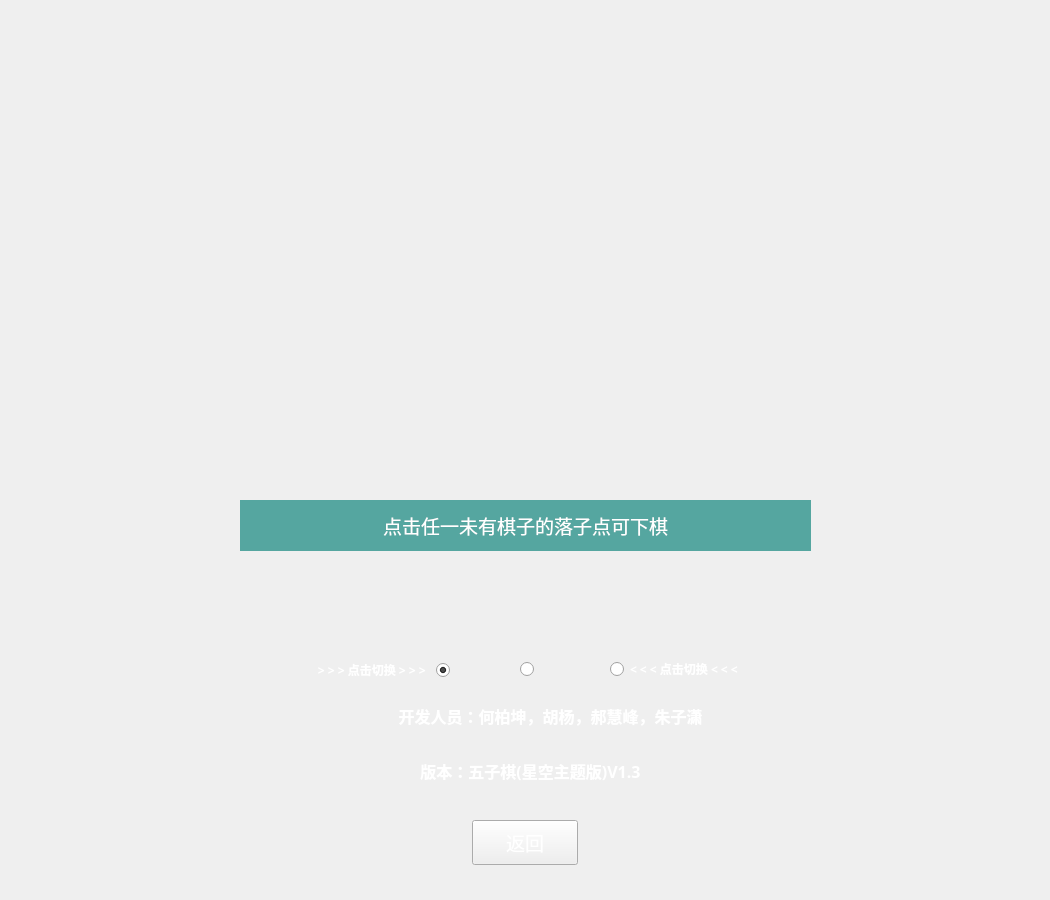
<?xml version="1.0" encoding="UTF-8"?>
<ui version="4.0">
 <class>Formhelp</class>
 <widget class="QWidget" name="Formhelp">
  <property name="geometry">
   <rect>
    <x>0</x>
    <y>0</y>
    <width>1050</width>
    <height>900</height>
   </rect>
  </property>
  <property name="windowTitle">
   <string>帮助说明</string>
  </property>
  <property name="windowIcon">
   <iconset resource="Gobang.qrc">
    <normaloff>:/Gobang/Image/Icon/图标.jpg</normaloff>:/Gobang/Image/Icon/图标.jpg</iconset>
  </property>
  <widget class="QLabel" name="background_label">
   <property name="geometry">
    <rect>
     <x>0</x>
     <y>0</y>
     <width>1050</width>
     <height>900</height>
    </rect>
   </property>
   <property name="styleSheet">
    <string notr="true">background-image: url(:/Gobang/Image/Background/Gme1.jpg);</string>
   </property>
   <property name="text">
    <string/>
   </property>
  </widget>
  <widget class="QPushButton" name="return_Button">
   <property name="geometry">
    <rect>
     <x>472</x>
     <y>820</y>
     <width>106</width>
     <height>45</height>
    </rect>
   </property>
   <property name="font">
    <font>
     <family>华文行楷</family>
     <pointsize>14</pointsize>
    </font>
   </property>
   <property name="cursor">
    <cursorShape>PointingHandCursor</cursorShape>
   </property>
   <property name="styleSheet">
    <string notr="true">background-image: url(:/Gobang/Image/Button/100.40.jpg);
color: rgb(255, 255, 255);</string>
   </property>
   <property name="text">
    <string>返回</string>
   </property>
  </widget>
  <widget class="QLabel" name="developer_label">
   <property name="geometry">
    <rect>
     <x>320</x>
     <y>690</y>
     <width>461</width>
     <height>51</height>
    </rect>
   </property>
   <property name="font">
    <font>
     <family>微软雅黑</family>
     <pointsize>12</pointsize>
     <weight>75</weight>
     <bold>true</bold>
    </font>
   </property>
   <property name="styleSheet">
    <string notr="true">color: rgb(255, 255, 255);</string>
   </property>
   <property name="text">
    <string>开发人员：何柏坤，胡杨，郝慧峰，朱子潇</string>
   </property>
   <property name="alignment">
    <set>Qt::AlignCenter</set>
   </property>
  </widget>
  <widget class="QLabel" name="version_label">
   <property name="geometry">
    <rect>
     <x>350</x>
     <y>750</y>
     <width>361</width>
     <height>41</height>
    </rect>
   </property>
   <property name="font">
    <font>
     <family>微软雅黑</family>
     <pointsize>12</pointsize>
     <weight>75</weight>
     <bold>true</bold>
    </font>
   </property>
   <property name="styleSheet">
    <string notr="true">color: rgb(255, 255, 255);</string>
   </property>
   <property name="text">
    <string>版本：五子棋(星空主题版)V1.3</string>
   </property>
   <property name="alignment">
    <set>Qt::AlignCenter</set>
   </property>
  </widget>
  <widget class="QLabel" name="help_label">
   <property name="geometry">
    <rect>
     <x>210</x>
     <y>10</y>
     <width>630</width>
     <height>630</height>
    </rect>
   </property>
   <property name="styleSheet">
    <string notr="true">color: rgb(255, 255, 255);
background-image: url(:/Gobang/Image/help/1.JPG);</string>
   </property>
   <property name="text">
    <string/>
   </property>
   <property name="alignment">
    <set>Qt::AlignCenter</set>
   </property>
  </widget>
  <widget class="QRadioButton" name="step_1_radioButton">
   <property name="geometry">
    <rect>
     <x>429</x>
     <y>660</y>
     <width>21</width>
     <height>20</height>
    </rect>
   </property>
   <property name="font">
    <font>
     <family>微软雅黑</family>
     <weight>75</weight>
     <bold>true</bold>
    </font>
   </property>
   <property name="cursor">
    <cursorShape>PointingHandCursor</cursorShape>
   </property>
   <property name="layoutDirection">
    <enum>Qt::RightToLeft</enum>
   </property>
   <property name="styleSheet">
    <string notr="true"/>
   </property>
   <property name="text">
    <string/>
   </property>
   <property name="iconSize">
    <size>
     <width>30</width>
     <height>30</height>
    </size>
   </property>
   <property name="checked">
    <bool>true</bool>
   </property>
   <property name="autoRepeatDelay">
    <number>300</number>
   </property>
   <property name="autoRepeatInterval">
    <number>100</number>
   </property>
  </widget>
  <widget class="QRadioButton" name="step_2_radioButton">
   <property name="geometry">
    <rect>
     <x>520</x>
     <y>660</y>
     <width>21</width>
     <height>19</height>
    </rect>
   </property>
   <property name="cursor">
    <cursorShape>PointingHandCursor</cursorShape>
   </property>
   <property name="text">
    <string/>
   </property>
  </widget>
  <widget class="QRadioButton" name="step_3_radioButton">
   <property name="geometry">
    <rect>
     <x>610</x>
     <y>660</y>
     <width>16</width>
     <height>19</height>
    </rect>
   </property>
   <property name="font">
    <font>
     <family>微软雅黑</family>
     <weight>75</weight>
     <bold>true</bold>
    </font>
   </property>
   <property name="cursor">
    <cursorShape>PointingHandCursor</cursorShape>
   </property>
   <property name="styleSheet">
    <string notr="true"/>
   </property>
   <property name="text">
    <string/>
   </property>
  </widget>
  <widget class="QLabel" name="hint_label">
   <property name="geometry">
    <rect>
     <x>240</x>
     <y>500</y>
     <width>571</width>
     <height>51</height>
    </rect>
   </property>
   <property name="font">
    <font>
     <family>微软雅黑</family>
     <pointsize>14</pointsize>
     <weight>50</weight>
     <bold>false</bold>
    </font>
   </property>
   <property name="styleSheet">
    <string notr="true">color: rgb(255, 255, 255);
background-color: rgb(85, 166, 160);</string>
   </property>
   <property name="text">
    <string>点击任一未有棋子的落子点可下棋</string>
   </property>
   <property name="alignment">
    <set>Qt::AlignCenter</set>
   </property>
  </widget>
  <widget class="QLabel" name="label">
   <property name="geometry">
    <rect>
     <x>231</x>
     <y>660</y>
     <width>201</width>
     <height>20</height>
    </rect>
   </property>
   <property name="font">
    <font>
     <family>微软雅黑</family>
     <weight>75</weight>
     <bold>true</bold>
    </font>
   </property>
   <property name="styleSheet">
    <string notr="true">color: rgb(255, 255, 255);</string>
   </property>
   <property name="text">
    <string>&gt; &gt; &gt; 点击切换 &gt; &gt; &gt;  </string>
   </property>
   <property name="alignment">
    <set>Qt::AlignRight|Qt::AlignTrailing|Qt::AlignVCenter</set>
   </property>
  </widget>
  <widget class="QLabel" name="label_2">
   <property name="geometry">
    <rect>
     <x>630</x>
     <y>660</y>
     <width>181</width>
     <height>16</height>
    </rect>
   </property>
   <property name="font">
    <font>
     <family>微软雅黑</family>
     <weight>75</weight>
     <bold>true</bold>
    </font>
   </property>
   <property name="styleSheet">
    <string notr="true">color: rgb(255, 255, 255);</string>
   </property>
   <property name="text">
    <string>  &lt; &lt; &lt; 点击切换 &lt; &lt; &lt;</string>
   </property>
  </widget>
 </widget>
 <resources>
  <include location="Gobang.qrc"/>
 </resources>
 <connections/>
</ui>
